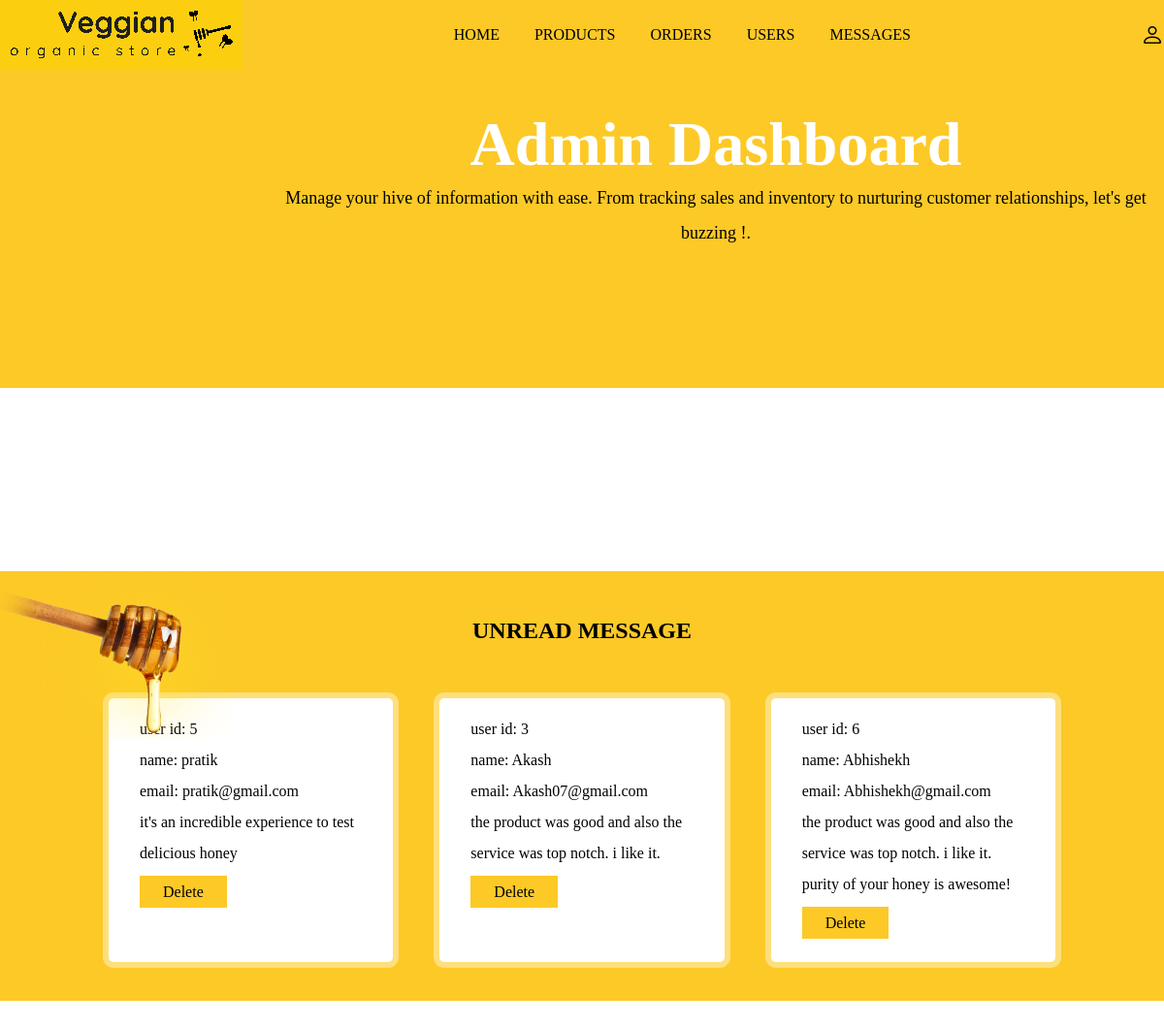
Screenshot of /admin_message.php (signed in) with the database file from the repository.
### tables this page shows
CREATE TABLE `message` (
  `id` int(255) NOT NULL,
  `user_id` int(255) NOT NULL,
  `name` varchar(255) NOT NULL,
  `email` varchar(100) NOT NULL,
  `number` varchar(255) NOT NULL,
  `message` varchar(255) NOT NULL
);

### admin_message.php (the view, shortened to what this page needs)
<?php
    include 'connection.php';
?>
<!DOCTYPE html>
<html lang="en">
<head>
    <link rel="stylesheet" href="https://cdn.jsdelivr.net/npm/bootstrap-icons@1.11.1/font/bootstrap-icons.css">
    <link rel="stylesheet" type="text/css" href="style.css">
</head>
<body>
    <?php include 'admin_header.php';?>
    <section class="message-container">
        <h1 class="title">unread message</h1>
        <div class="box-container">
            <?php
                $select_message = mysqli_query($conn, "SELECT * FROM `message`") or die('query failed');
                if (mysqli_num_rows($select_message)>0) {
                    while($fetch_message = mysqli_fetch_assoc($select_message)){
            ?>
            <div class="box">
                <p>user id: <span><?php echo $fetch_message['user_id'];?></span></p>
                <p>name: <span><?php echo $fetch_message['name'];?></span></p>
                <p>email: <span><?php echo $fetch_message['email'];?></span></p>
                <p><?php echo $fetch_message['message'];?></p>
                <a href="admin_message.php?delete=<?php echo $fetch_message['id']; ?>;" onclick="return confirm('
                delete this message');" class="delete">delete</a>
            </div>
            <?php
                    }
                }else {
                    echo '
                        <div class="empty">
                            <p>no product added yet!</p>
                        </div>
                    ';
                }
            ?>
        </div>
    </section>
</body>
</html>

### style.css (style rules this page uses)
* { margin:0; padding:0; box-sizing:border-box; }
:root { --box-shadow: 0px 0px 0px 6px rgb(255 255 255/40%); --orange: #fcc927; }
a { text-decoration: none; }
.title { text-align: center; margin-bottom: 1rem; }
.form-container::before, .show_products::before, .message-container::before, .order-container::before { content: ''; position: absolute; background: url(img/img2.png); top: -1%; left: -10px; width: 250px; height: 550px; background-size: 250px; background-repeat: no-repeat; z-index: 100; }
.box-container { padding: 2% 8%; display: grid; grid-template-columns: repeat(auto-fit, minmax(15rem,1fr)); column-gap: 1rem; }
.box-container .box { background: #fff; box-shadow: var(--box-shadow); padding: 2rem; text-align: center; border-radius: 5px; margin: 1rem; }
.show_products, .message-container, .order-container { position: relative; background: var(--orange); margin-top: -3.5rem; }
.box-container .box { line-height: 2; }
.edit, .delete { color: #000; background: var(--orange); padding: .5rem 1.5rem; text-transform: capitalize; line-height: 3; }
.message-container .title, .order-container .title { text-transform: uppercase; padding-top: 3rem }
.box-container .box { text-align: left; padding: 1rem 2rem; }

### rows the page displays
message: user "5", name "pratik", email "pratik@gmail.com", message "it's an incredible experience to test delicious honey"
message: user "3", name "Akash", email "Akash07@gmail.com", message "the product was good and also the service was top notch. i like it."
message: user "6", name "Abhishekh", email "Abhishekh@gmail.com", message "the product was good and also the service was top notch. i like it. purity of your honey is awesome!"
